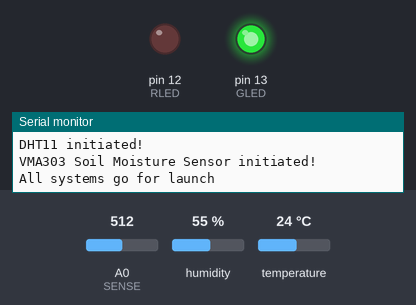
The sketch below on a simulated Arduino Uno, built with avr-gcc and run on an emulated ATmega328P. Shown: output pins drawn as LEDs (lit = HIGH), the last lines printed to the serial monitor. Inputs (shaded band) come from the test bench; at power-on: A0 (SENSE) = 512, humidity 55 %, temperature 24 °C.

Above: at 0.18 s.
At 33.0 s:
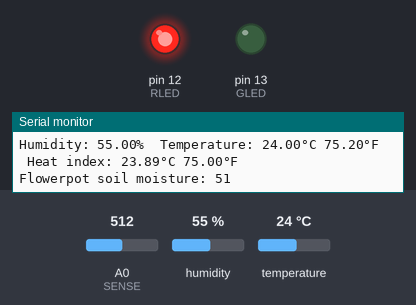
At 62.8 s:
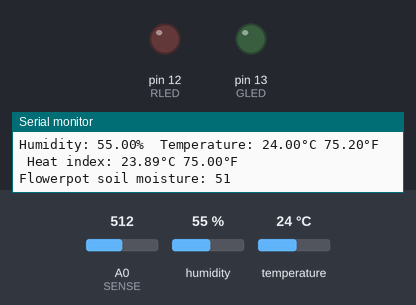
Timing chart, 0 to 79.1 s (numbered marks = the images above):
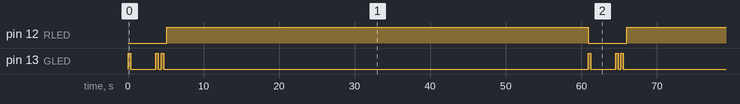

The sketch:

flowerpotIoT.ino
```cpp
// flowerpot project -- [arduino uno micro controller, dht11 temp/humidity sensor,
// vma303 soil moisture sensor, esp32 dev kit radio component
// IoT with Arduino experimental course -- Haaga-Helia UAS
//28-4-2021 Helsinki, Finland -- kodaja ###

// dht 11 libraries and variables
#include <DHT.h>
#include <DHT_U.h>
#include "DHT.h"

#define DHTTYPE DHT11

int DHTPin = 10;  // the number of the DHT11 sensor pin
DHT dht(DHTPin, DHTTYPE); // this is DHT object of type at pin

// following are vma303 variable and pinouts
int GLED = 13; // Wet Indicator at Digital PIN D13
int RLED = 12; // Dry Indicator at Digital PIN D12
int SENSE = 0; // Soil Sensor input at Analog PIN A0
int value = 0;

void setup() {
  Serial.begin(9600);

  dht.begin();
  Serial.println(F("DHT11 initiated!"));
  pinMode(GLED, OUTPUT);
  pinMode(RLED, OUTPUT);
  Serial.println("VMA303 Soil Moisture Sensor initiated!");
  Serial.println("All systems go for launch");
}

void loop() {
  // blink 187 esp subroutine follows
  // this loop does a triple
  digitalWrite(LED_BUILTIN, HIGH);
  delay(337);
  digitalWrite(LED_BUILTIN, LOW);
  delay(3337); // waiting period
  digitalWrite(LED_BUILTIN, HIGH);
  delay(337);
  digitalWrite(LED_BUILTIN, LOW);
  delay(337);
  digitalWrite(LED_BUILTIN, HIGH);
  delay(337);
  digitalWrite(LED_BUILTIN, LOW);
  delay(337);

   // Reading temperature or humidity takes about 250 milliseconds!
   // Sensor readings may also be up to 2 seconds 'old' (its a very slow sensor)
   float h = dht.readHumidity();
   // Read temperature as Celsius (the default)
   float t = dht.readTemperature();
   // Read temperature as Fahrenheit (isFahrenheit = true)
   float f = dht.readTemperature(true);

   // Check if any reads failed and exit early (to try again).
   if (isnan(h) || isnan(t) || isnan(f)) {
     Serial.println(F("Failed to read from DHT sensor!"));
     return;
  }

  // Compute heat index in Fahrenheit (the default)
  float hif = dht.computeHeatIndex(f, h);
  // Compute heat index in Celsius (isFahreheit = false)
  float hic = dht.computeHeatIndex(t, h, false);

  Serial.print(F("Humidity: "));
  Serial.print(h);
  Serial.print(F("%  Temperature: "));
  Serial.print(t);
  Serial.print(F("°C "));
  Serial.print(f);
  Serial.print(F("°F  Heat index: "));
  Serial.print(hic);
  Serial.print(F("°C "));
  Serial.print(hif);
  Serial.println(F("°F"));

  value= analogRead(SENSE);
  value= value/10;
  Serial.print("Flowerpot soil moisture: ");
  Serial.print(value);
  Serial.print("\n");

  if(value<50) {
      digitalWrite(GLED, HIGH);
  } else {
      digitalWrite(RLED,HIGH);
   }
   delay(55777);

   digitalWrite(GLED,LOW);
   digitalWrite(RLED, LOW);

}
```

Measured:
- by itself, pin 12 (RLED): alternates HIGH for 55.8 s and LOW for 5.1 s
- by itself, pin 13 (GLED): repeats every 60.9 s: LOW 3.3 s, HIGH 0.34 s, LOW 0.34 s, HIGH 0.34 s, LOW 56.2 s, HIGH 0.34 s
- by itself, everything shown: repeats every 60.9 s, in 8 steps
